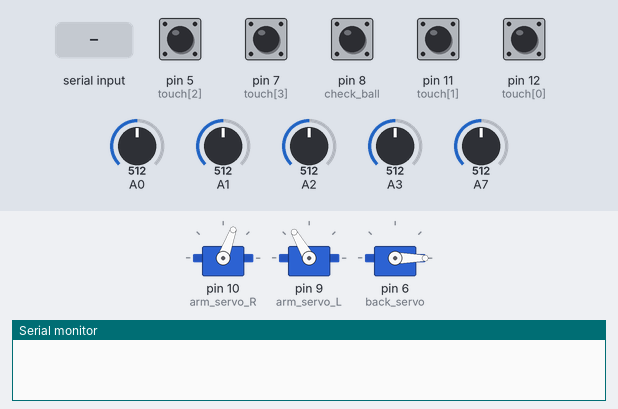
The sketch below on a simulated Arduino Leonardo, built with avr-gcc and run on an emulated ATmega32U4. Parts: 3 × servo, the last lines printed to the serial monitor. Inputs (shaded band) come from the test bench; at power-on: pin 5 (touch[2]), pin 7 (touch[3]), pin 8 (check_ball), pin 11 (touch[1]), pin 12 (touch[0]) HIGH, A0 = 512, A1 = 512, A2 = 512, A3 = 512, A7 = 512.

Above: at 1.1 s.
At 2.1 s:
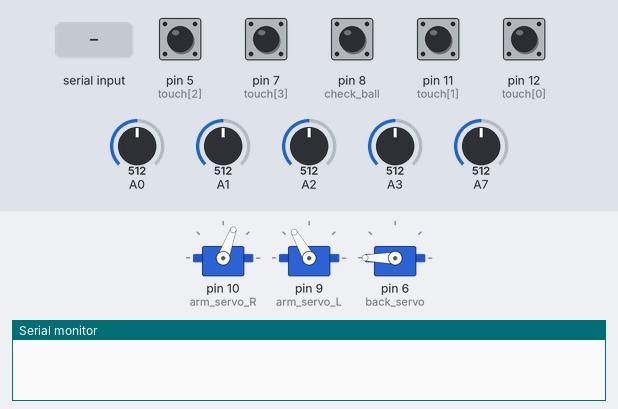
At 4.2 s:
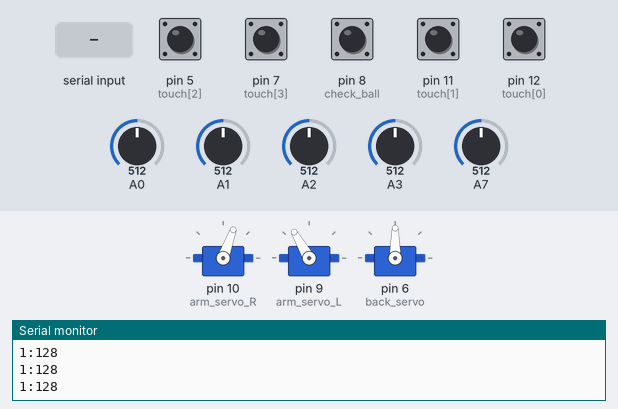
4.3 s: "1" received over the second serial link
Timing chart, 0 to 7.3 s (numbered marks = the images above; inputs shaded):
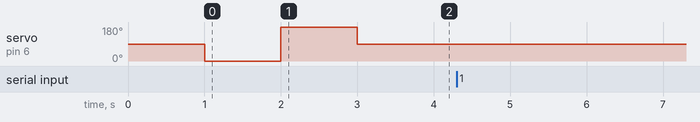

The sketch:

kanto2024_arduino.ino
```cpp
// Arduinoのコードじゃあ

const int touch[4] = { 12, 11,5,7 };  // マクロスイッチ　右、左、アーム右、左

const int line_photo[3] = { A3, A1, A2 };  // ライントレース用のフォトリフレクタ 中央、右、左
const int photo_rescue = A7;

const int photo_ball = A0;
const int check_ball = 8;
const int arm_servo_R = 10;
const int arm_servo_L = 9;
const int back_servo = 6;
const int stop_btn = 4;


int PlayMode=0;//0はライントレース　1はレスキュー

#include <Servo.h>  //サーボのためのライブラリ
Servo right;
Servo left;
Servo back;
void OpenRight() {
  right.write(70);
}
void CloseRight() {
  right.write(120);
}
void OpenLeft() {
  left.write(120);
}
void CloseLeft() {
  left.write(65);
}
void BackOpenRight(){
  back.write(0);
}
void BackOpenLeft(){
  back.write(180);
}
void BackClose(){
  back.write(90);

}
int my_pow(int num) {
  int date = 1;
  for (int i = 0; i < num; i++) {
    date *= 2;
  }
  return date;
}

float Duration = 0;
int Distance = 0;
int GetUltrasonic() {
  const int echoPin = 2;
  const int trigPin = 3;
  pinMode(echoPin, INPUT);
  pinMode(trigPin, OUTPUT);

  digitalWrite(trigPin, LOW);

  delayMicroseconds(2);

  digitalWrite(trigPin, HIGH);
  delayMicroseconds(10);
  digitalWrite(trigPin, LOW);

  Duration = pulseIn(echoPin, HIGH);
  Duration = Duration / 2;
  Distance = Duration * 340 * 100 / 1000000;
  return Distance;
}

int GetTouch() {
  int date = 0;
  for (int i = 0; i < 4; i++) {
    if (!digitalRead(touch[i])) {
      date += my_pow(i);
    }
  }
  return date;
}

int getCheckBall() {
  if (!digitalRead(check_ball)) {
    return 1;
  } else {
    return 0;
  }
}

int GetPhoto(int num) {
  int val = analogRead(num)/4;
  return min(254,val);
}

int GetColor() {
  return 0;
}
void setup() {
  // put your setup code here, to run once:
  Serial1.begin(9600);
  Serial.begin(9600);

  for (int i = 0; i < 4; i++) {
    pinMode(touch[i], INPUT_PULLUP);
  }

  pinMode(check_ball, INPUT_PULLUP);
  right.attach(arm_servo_R);
  left.attach(arm_servo_L);
  back.attach(back_servo);
  CloseRight();
  CloseLeft();
  delay(500);
  OpenRight();
  OpenLeft();
  delay(500);
  BackOpenRight();
  delay(1000);
  BackOpenLeft();
  delay(1000);
  BackClose();
  PlayMode=0;
}

void forDebug() {

  // Serial.println(GetTouch());

  for (int i = 0; i < 3; i++) {
    if(i==1){
      Serial.print(i);
      Serial.print(":");
      Serial.println(GetPhoto(line_photo[i]));
    }

  }
  // delay(1000);
  // Serial.println(GetPhoto(photo_rescue));

  // Serial.println(GetUltrasonic());

  //Serial.println(GetPhoto(photo_ball));
  //Serial.println(getCheckBall());

  // Serial.println(GetColor());
}

void forModoki(){


  // アーム開閉信号受信
  if (Serial.available()) {
    int key = Serial.read();
    switch (key) {
      case 1:
        OpenRight();
        OpenLeft();
        break;
      case 2:
        CloseRight();
        CloseLeft();

        break;
      case 3:
        OpenRight();

        break;
      case 4:
        OpenLeft();
        break;
      case 5:
        BackOpenRight();
        break;
      case 6:
        BackOpenLeft();
        break;
      case 7:
        BackClose();
        break;
      case 8:
        PlayMode=0;
        break;
      case 9:
        PlayMode=1;
        break;

    }
  }
  // 信号　1.255 2.タッチセンサ 3.レスキューキット 4.超音波 5.ボール検知フォト 6.伝導性 7.カラーセンサ
  Serial.write(255);

  Serial.write(GetTouch());

  for (int i = 0; i < 3; i++) {
    Serial.write(GetPhoto(line_photo[i]));
  }
  Serial.write(GetPhoto(photo_rescue));

  //Serial1.write(GetUltrasonic()); //超音波は使いません。
  //Serial.println(GetPhoto(photo_rescue));

  Serial.write(GetPhoto(photo_ball));
  Serial.write(getCheckBall());
  //Serial1.write(GetColor());
}
void loop() {
  forDebug();

  // アーム開閉信号受信
  if (Serial1.available()) {
    int key = Serial1.read();
    Serial.println(key);
    switch (key) {
      case 1:
        OpenRight();
        OpenLeft();
        break;
      case 2:
        CloseRight();
        CloseLeft();
        Serial.println("nida");
        break;
      case 3:
        OpenRight();
        Serial.println("sanda");
        break;
      case 4:
        OpenLeft();
        break;
      case 5:
        BackOpenRight();
        break;
      case 6:
        BackOpenLeft();
        break;
      case 7:
        BackClose();
        break;
      case 8:
        PlayMode=0;
        break;
      case 9:
        PlayMode=1;
        break;

    }
  }
  // 信号　1.255 2.タッチセンサ 3.レスキューキット 4.超音波 5.ボール検知フォト 6.伝導性 7.カラーセンサ
  Serial1.write(255);

  Serial1.write(GetTouch());

  for (int i = 0; i < 3; i++) {
    Serial1.write(GetPhoto(line_photo[i]));
  }
  Serial1.write(GetPhoto(photo_rescue));

  //Serial1.write(GetUltrasonic()); //超音波は使いません。
  //Serial.println(GetPhoto(photo_rescue));

  Serial1.write(GetPhoto(photo_ball));
  Serial1.write(getCheckBall());
  //Serial1.write(GetColor());

}
```
